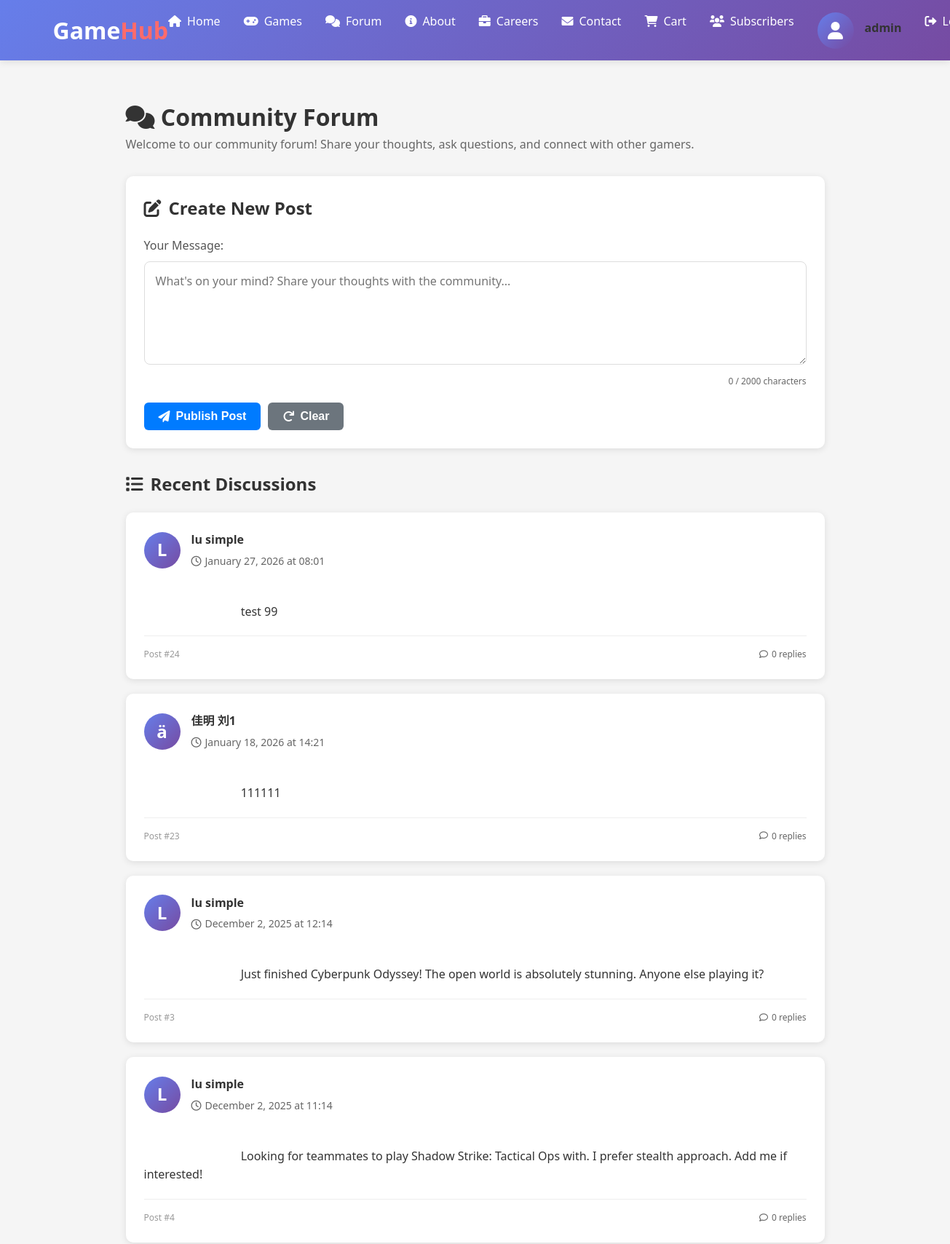
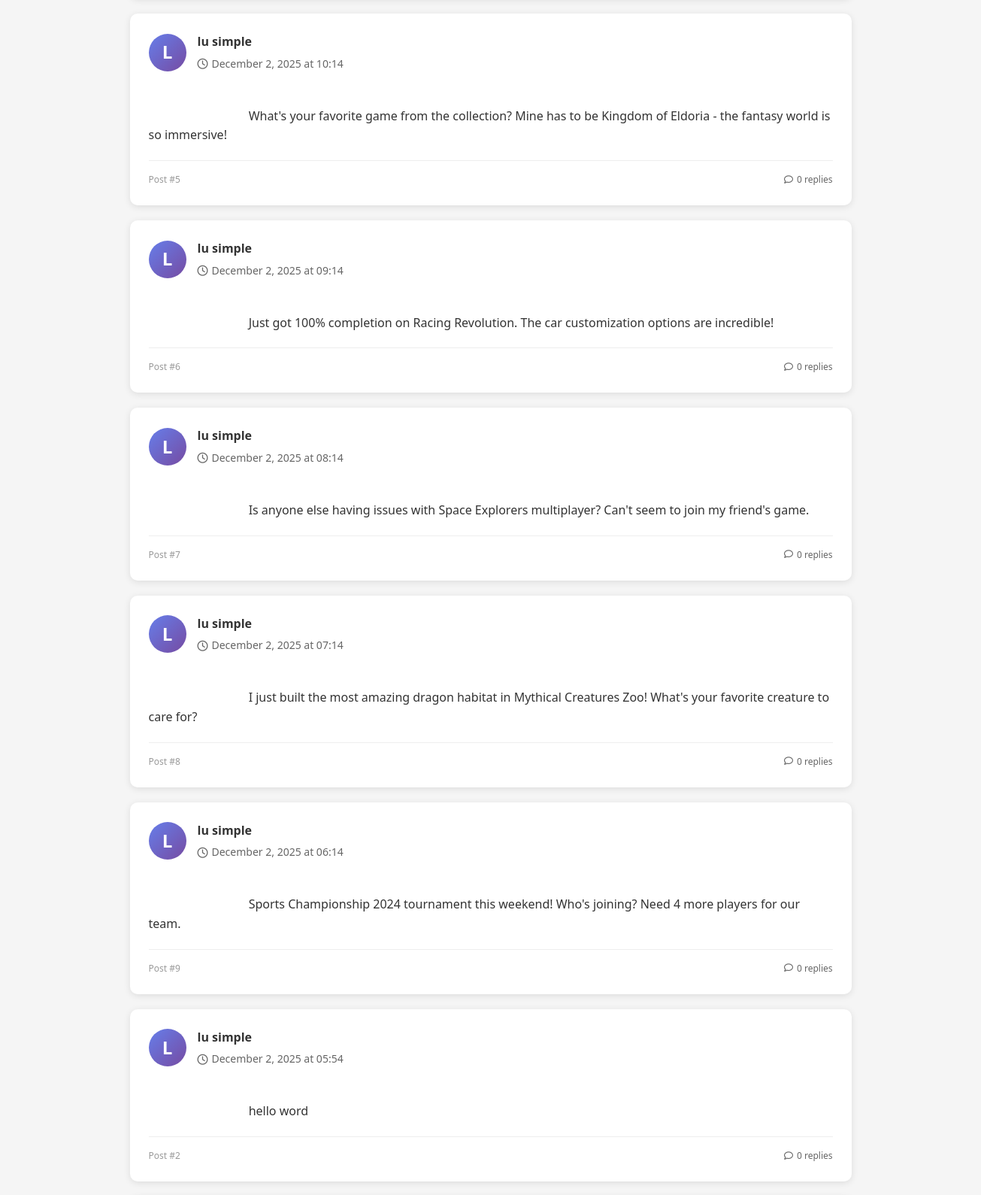
The page /w13/forum.php (signed in, upper part) on the database its author committed (2 pictures, top to bottom).
### tables this page shows
CREATE TABLE `forum_posts` (
  `id` int(11) NOT NULL,
  `user_id` int(11) NOT NULL,
  `content` text NOT NULL,
  `created_at` timestamp NULL DEFAULT current_timestamp()
);

CREATE TABLE `wp9k_fc_subscribers` (
  `id` bigint(20) UNSIGNED NOT NULL,
  `user_id` bigint(20) UNSIGNED DEFAULT NULL,
  `hash` varchar(90) DEFAULT NULL,
  `contact_owner` bigint(20) UNSIGNED DEFAULT NULL,
  `company_id` bigint(20) UNSIGNED DEFAULT NULL,
  `prefix` varchar(192) DEFAULT NULL,
  `first_name` varchar(192) DEFAULT NULL,
  `last_name` varchar(192) DEFAULT NULL,
  `email` varchar(190) NOT NULL,
  `timezone` varchar(192) DEFAULT NULL,
  `address_line_1` varchar(192) DEFAULT NULL,
  `address_line_2` varchar(192) DEFAULT NULL,
  `postal_code` varchar(192) DEFAULT NULL,
  `city` varchar(192) DEFAULT NULL,
  `state` varchar(192) DEFAULT NULL,
  `country` varchar(192) DEFAULT NULL,
  `ip` varchar(40) DEFAULT NULL,
  `latitude` decimal(10,8) DEFAULT NULL,
  `longitude` decimal(10,8) DEFAULT NULL,
  `total_points` int(10) UNSIGNED NOT NULL DEFAULT 0,
  `life_time_value` int(10) UNSIGNED NOT NULL DEFAULT 0,
  `phone` varchar(50) DEFAULT NULL,
  `status` varchar(50) NOT NULL DEFAULT 'subscribed',
  `contact_type` varchar(50) DEFAULT 'lead',
  `source` varchar(50) DEFAULT NULL,
  `avatar` varchar(192) DEFAULT NULL,
  `date_of_birth` date DEFAULT NULL,
  `created_at` timestamp NULL DEFAULT NULL,
  `last_activity` timestamp NULL DEFAULT NULL,
  `updated_at` timestamp NULL DEFAULT NULL
);

### w13/includes/database.php (called while the page is built, shortened)
<?php
class Database {
    private $conn;
    public function __construct() {
        try {
            $dsn = "mysql:host=" . DB_HOST . ";dbname=" . DB_NAME . ";charset=utf8";
            $options = [
                PDO::ATTR_ERRMODE => PDO::ERRMODE_EXCEPTION,
                PDO::ATTR_DEFAULT_FETCH_MODE => PDO::FETCH_ASSOC,
                PDO::ATTR_EMULATE_PREPARES => false,
            ];
            $this->conn = new PDO($dsn, DB_USER, DB_PASS, $options);
        } catch(PDOException $e) {
            error_log("Database connection failed: " . $e->getMessage());
            throw new Exception("Database connection error. Please try again later.");
        }
    }
    public function query($sql, $params = []) {
        try {
            $this->stmt = $this->conn->prepare($sql);
            $this->stmt->execute($params);
            return $this->stmt;
        } catch(PDOException $e) {
            error_log("Query error: " . $e->getMessage() . " - SQL: " . $sql);
            throw new Exception("Database query error.");
        }
    }
    public function fetchAll($sql, $params = []) {
        $stmt = $this->query($sql, $params);
        return $stmt->fetchAll();
    }
}
?>

### w13/forum.php (the view, shortened to what this page needs)
<?php
require_once 'includes/database.php';
require_once 'includes/header.php';
try {
    $db = new Database();
    $posts = [];
    try {
        $sql = "SELECT
                    fp.id,
                    fp.user_id,
                    fp.content,
                    fp.created_at,
                    s.first_name,
                    s.last_name,
                    s.email,
                    CONCAT(s.first_name, ' ', s.last_name) as display_name
                FROM
                    forum_posts fp
                LEFT JOIN
                    wp9k_fc_subscribers s ON fp.user_id = s.id
                ORDER BY
                    fp.created_at DESC";
        $posts = $db->fetchAll($sql);
    } catch (Exception $e) {
        error_log("Forum query error: " . $e->getMessage());
        try {
            $sql = "SELECT * FROM forum_posts ORDER BY created_at DESC";
            $posts = $db->fetchAll($sql);
            foreach ($posts as &$post) {
                $post['first_name'] = 'User';
                $post['last_name'] = '';
                $post['display_name'] = 'User ' . $post['user_id'];
            }
        } catch (Exception $e2) {
            $error = "Unable to load forum posts. Please try again later.";
            error_log("Fallback forum query error: " . $e2->getMessage());
            $posts = [];
        }
    }
} catch (Exception $e) {
    $error = "Database connection error. Please try again later.";
    error_log("Forum database error: " . $e->getMessage());
    $posts = [];
}
?>
<div class="container forum-container">
    <h1><i class="fas fa-comments"></i> Community Forum</h1>
    <p class="forum-description">Welcome to our community forum! Share your thoughts, ask questions, and connect with other gamers.</p>
    <div class="forum-content">
        <div class="new-post-card">
            <h2><i class="fas fa-edit"></i> Create New Post</h2>
            <form method="POST" action="" id="postForm">
                <div class="form-group">
                    <label for="post_content">Your Message:</label>
                    <textarea id="post_content" name="post_content" rows="5"
                              placeholder="What's on your mind? Share your thoughts with the community..."
                              maxlength="2000"
                              required><?php echo isset($_POST['post_content']) ? htmlspecialchars($_POST['post_content']) : ''; ?></textarea>
                    <div class="char-counter">
                        <span id="charCount">0</span> / 2000 characters
                    </div>
                </div>
                <div class="form-actions">
                    <button type="submit" name="submit_post" class="btn btn-primary">
                        <i class="fas fa-paper-plane"></i> Publish Post
                    </button>
                    <button type="reset" class="btn btn-secondary">
                        <i class="fas fa-redo"></i> Clear
                    </button>
                </div>
            </form>
        </div>
        <div class="posts-section">
            <h2><i class="fas fa-list"></i> Recent Discussions</h2>
            <?php if (empty($posts)): ?>
                <div class="empty-state">
                    <i class="fas fa-comments-slash"></i>
                    <h3>No posts yet</h3>
                    <p>Be the first to start a discussion! Share your thoughts with the community.</p>
                </div>
            <?php else: ?>
                <div class="posts-list">
                    <?php foreach ($posts as $post): ?>
                        <div class="post-card">
                            <div class="post-header">
                                <div class="user-info">
                                    <div class="user-avatar">
                                        <?php
                                        if (!empty($post['first_name'])) {
                                            $first_letter = strtoupper(substr($post['first_name'], 0, 1));
                                        } elseif (!empty($post['display_name'])) {
                                            $first_letter = strtoupper(substr($post['display_name'], 0, 1));
                                        } else {
                                            $first_letter = 'U';
                                        }
                                        echo $first_letter;
                                        ?>
                                    </div>
                                    <div class="user-details">
                                        <div class="user-name">
                                            <?php
                                            if (!empty($post['display_name'])) {
                                                echo htmlspecialchars($post['display_name']);
                                            } elseif (!empty($post['first_name'])) {
                                                echo htmlspecialchars($post['first_name'] . ' ' . ($post['last_name'] ?? ''));
                                            } else {
                                                echo 'User ' . $post['user_id'];
                                            }
                                            ?>
                                        </div>
                                        <div class="post-time">
                                            <i class="far fa-clock"></i>
                                            <?php
                                            if (!empty($post['created_at'])) {
                                                echo date('F j, Y \a\t H:i', strtotime($post['created_at']));
                                            } else {
                                                echo 'Recently';
                                            }
                                            ?>
                                        </div>
                                    </div>
                                </div>
                            </div>
                            <div class="post-content">
                                <?php echo nl2br(htmlspecialchars($post['content'] ?? 'No content')); ?>
                            </div>
                            <div class="post-footer">
                                <span class="post-id">
                                    Post #<?php echo $post['id']; ?>
                                </span>
                                <span class="reply-count">
                                    <i class="far fa-comment"></i> 0 replies
                                </span>
                            </div>
                        </div>
                    <?php endforeach; ?>
                </div>
            <?php endif; ?>
        </div>
    </div>
</div>
<?php
require_once 'includes/footer.php';
?>

### w13/includes/header.php (shortened to what this page needs)
<!DOCTYPE html>
<html lang="en">
<head>
    <link rel="stylesheet" href="assets/css/style.css">
    <link rel="stylesheet" href="https://cdnjs.cloudflare.com/ajax/libs/font-awesome/6.0.0/css/all.min.css">
</head>
<body>
    <nav class="navbar">
        <div class="container">
            <a href="index.php" class="logo">Game<span>Hub</span></a>
            <ul class="nav-menu">
                <li><a href="index.php"><i class="fas fa-home"></i> Home</a></li>
                <li><a href="products.php"><i class="fas fa-gamepad"></i> Games</a></li>
                <li><a href="forum.php"><i class="fas fa-comments"></i> Forum</a></li>
                <li><a href="about.php"><i class="fas fa-info-circle"></i> About</a></li>
                <li><a href="careers.php"><i class="fas fa-briefcase"></i> Careers</a></li>
                <li><a href="contact.php"><i class="fas fa-envelope"></i> Contact</a></li>
                <li><a href="cart.php"><i class="fas fa-shopping-cart"></i> Cart</a></li>
                <?php if(isset($_SESSION['user_id'])): ?>
                    <li><a href="subscribers.php"><i class="fas fa-users"></i> Subscribers</a></li>
                    <li class="user-info">
                        <div class="user-avatar">
                            <i class="fas fa-user"></i>
                        </div>
                        <span class="user-name">
                            <?php
                            if (isset($_SESSION['display_name'])) {
                                echo htmlspecialchars($_SESSION['display_name']);
                            } elseif (isset($_SESSION['first_name'])) {
                                echo htmlspecialchars($_SESSION['first_name']);
                            }
                            ?>
                        </span>
                    </li>
                    <li><a href="logout.php"><i class="fas fa-sign-out-alt"></i> Logout</a></li>
                <?php else: ?>
                    <li><a href="login.php"><i class="fas fa-sign-in-alt"></i> Login</a></li>
                    <li><a href="http://simple666.free.nf/wordpress2/subscribe/"><i class="fas fa-user-plus"></i> Register</a></li>
                <?php endif; ?>
            </ul>
        </div>
    </nav>
    <div class="container main-content">

### w13/includes/footer.php (shortened to what this page needs)
    </div>
</body>
</html>

### w13/assets/css/style.css (style rules this page uses)
* { margin: 0; padding: 0; box-sizing: border-box; }
body { font-family: 'Segoe UI', Tahoma, Geneva, Verdana, sans-serif; line-height: 1.6; color: #333; background-color: #f5f5f5; }
.container { max-width: 1200px; margin: 0 auto; padding: 0 20px; }
.navbar { background: linear-gradient(135deg, #667eea 0%, #764ba2 100%); padding: 1rem 0; position: sticky; top: 0; z-index: 1000; box-shadow: 0 2px 10px rgba(0,0,0,0.1); }
.navbar .container { display: flex; justify-content: space-between; align-items: center; }
.logo { font-size: 2rem; font-weight: bold; color: white; text-decoration: none; }
.logo span { color: #ff6b6b; }
.nav-menu { display: flex; list-style: none; gap: 2rem; }
.nav-menu a { color: white; text-decoration: none; font-weight: 500; transition: color 0.3s; display: flex; align-items: center; gap: 0.5rem; }
.main-content { min-height: calc(100vh - 200px); padding: 2rem 0; }
.btn { display: inline-block; padding: 0.8rem 1.5rem; border-radius: 5px; text-decoration: none; font-weight: 600; transition: all 0.3s; border: none; cursor: pointer; font-size: 1rem; }
.btn-primary { background: linear-gradient(135deg, #667eea 0%, #764ba2 100%); color: white; }
.btn-secondary { background: #ff6b6b; color: white; }
.form-group { margin-bottom: 1.5rem; }
.form-group label { display: block; margin-bottom: 0.5rem; font-weight: 500; }
.form-group input, .form-group select, .form-group textarea { width: 100%; padding: 0.8rem; border: 1px solid #ddd; border-radius: 5px; font-size: 1rem; }
.form-group { position: relative; }

### w13/forum.php (style rules this page uses)
.forum-container { max-width: 1000px; margin: 0 auto; padding: 20px; }
.forum-description { color: #666; margin-bottom: 30px; font-size: 16px; line-height: 1.6; }
.forum-content { display: flex; flex-direction: column; gap: 30px; }
.new-post-card { background: white; border-radius: 10px; padding: 25px; box-shadow: 0 2px 10px rgba(0,0,0,0.1); }
.new-post-card h2 { margin-top: 0; margin-bottom: 20px; color: #333; display: flex; align-items: center; gap: 10px; }
.form-group { margin-bottom: 20px; }
.form-group label { display: block; margin-bottom: 8px; font-weight: 500; color: #555; }
.form-group textarea { width: 100%; padding: 15px; border: 1px solid #ddd; border-radius: 8px; font-size: 16px; font-family: inherit; resize: vertical; min-height: 120px; }
.char-counter { text-align: right; font-size: 12px; color: #666; margin-top: 5px; }
.form-actions { display: flex; gap: 10px; margin-top: 20px; }
.btn { padding: 10px 20px; border: none; border-radius: 6px; font-size: 16px; cursor: pointer; display: inline-flex; align-items: center; gap: 8px; transition: all 0.3s; }
.btn-primary { background: #007bff; color: white; }
.btn-secondary { background: #6c757d; color: white; }
.posts-section h2 { color: #333; margin-bottom: 20px; display: flex; align-items: center; gap: 10px; }
.posts-list { display: flex; flex-direction: column; gap: 20px; }
.post-card { background: white; border-radius: 10px; padding: 25px; box-shadow: 0 2px 10px rgba(0,0,0,0.1); transition: transform 0.3s, box-shadow 0.3s; }
.post-header { display: flex; justify-content: space-between; align-items: flex-start; margin-bottom: 20px; }
.user-info { display: flex; gap: 15px; align-items: center; }
.user-avatar { width: 50px; height: 50px; border-radius: 50%; background: linear-gradient(135deg, #667eea 0%, #764ba2 100%); display: flex; align-items: center; justify-content: center; color: white; font-size: 24px; font-weight: bold; flex-shrink: 0; }
.user-details { flex: 1; }
.user-name { font-weight: 600; color: #333; margin-bottom: 5px; display: flex; align-items: center; gap: 8px; }
.post-time { color: #666; font-size: 14px; display: flex; align-items: center; gap: 5px; }
.post-content { color: #333; line-height: 1.6; margin-bottom: 20px; font-size: 16px; white-space: pre-wrap; word-break: break-word; }
.post-footer { display: flex; justify-content: space-between; align-items: center; padding-top: 15px; border-top: 1px solid #eee; }
.post-id { font-size: 12px; color: #999; }
.reply-count { font-size: 12px; color: #666; display: flex; align-items: center; gap: 5px; }

### rows shown on the page
forum_posts: wp9k_fc_subscribers.first_name "L", display_name "lu simple", created_at "January 27, 2026 at 08:01", content "test 99", id "24"
forum_posts: wp9k_fc_subscribers.first_name "ä", display_name "佳明 刘1", created_at "January 18, 2026 at 14:21", content "111111", id "23"
forum_posts: wp9k_fc_subscribers.first_name "L", display_name "lu simple", created_at "December 2, 2025 at 12:14", content "Just finished Cyberpunk Odyssey! The open world is absolutely stunning. Anyone else playing it?", id "3"
forum_posts: wp9k_fc_subscribers.first_name "L", display_name "lu simple", created_at "December 2, 2025 at 11:14", content "Looking for teammates to play Shadow Strike: Tactical Ops with. I prefer stealth approach. Add me if interested!", id "4"
forum_posts: wp9k_fc_subscribers.first_name "L", display_name "lu simple", created_at "December 2, 2025 at 10:14", content "What's your favorite game from the collection? Mine has to be Kingdom of Eldoria - the fantasy world is so immersive!", id "5"
forum_posts: wp9k_fc_subscribers.first_name "L", display_name "lu simple", created_at "December 2, 2025 at 09:14", content "Just got 100% completion on Racing Revolution. The car customization options are incredible!", id "6"
forum_posts: wp9k_fc_subscribers.first_name "L", display_name "lu simple", created_at "December 2, 2025 at 08:14", content "Is anyone else having issues with Space Explorers multiplayer? Can't seem to join my friend's game.", id "7"
forum_posts: wp9k_fc_subscribers.first_name "L", display_name "lu simple", created_at "December 2, 2025 at 07:14", content "I just built the most amazing dragon habitat in Mythical Creatures Zoo! What's your favorite creature to care for?", id "8"
forum_posts: wp9k_fc_subscribers.first_name "L", display_name "lu simple", created_at "December 2, 2025 at 06:14", content "Sports Championship 2024 tournament this weekend! Who's joining? Need 4 more players for our team.", id "9"
forum_posts: wp9k_fc_subscribers.first_name "L", display_name "lu simple", created_at "December 2, 2025 at 05:54", content "hello word", id "2"

### other values the page prints
$_SESSION['display_name'] "admin"
